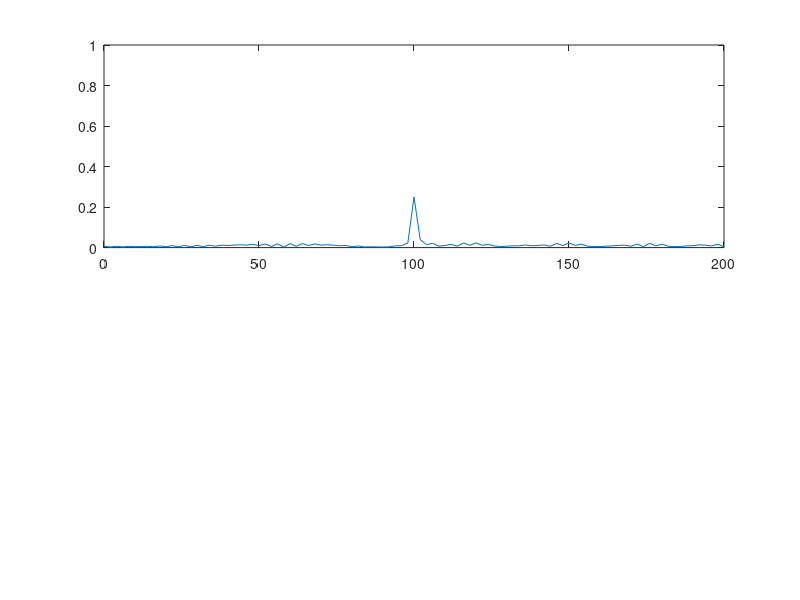
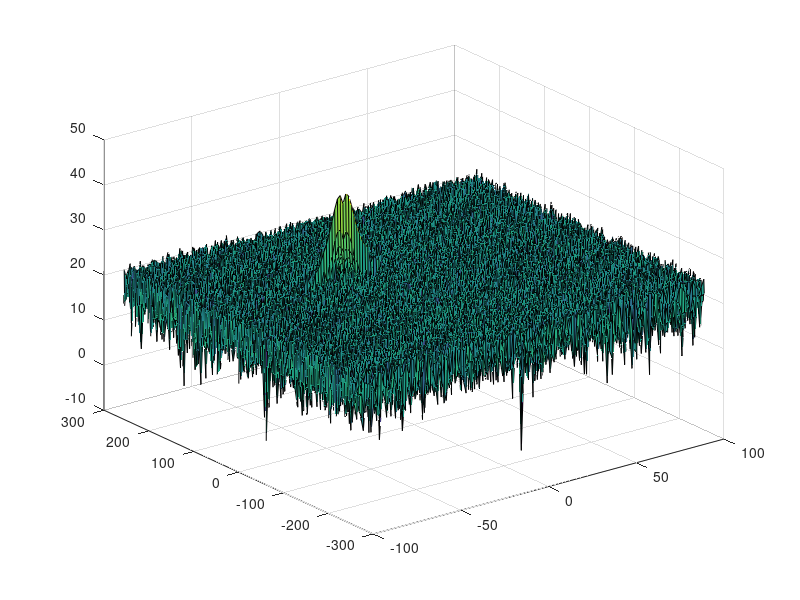

Write MATLAB code to recreate these figures, in order. (Note: a time limit stopped this script after it produced the figures.)
clear;
close all;
clc;

%% Radar Specifications 
%%%%%%%%%%%%%%%%%%%%%%%%%%%
% Radar Carrier Frequency
main_fc = 77e9;
% Radar Max RANGE
max_range = 200;
% Range Resolution
range_res = 1;
% Maximum Velocity
max_vel = 100;
%%%%%%%%%%%%%%%%%%%%%%%%%%%

% Speed of light
cel = 3e8;

%% User Defined Range and Velocity of target
% define the target's initial position and velocity. Note : Velocity
% remains constant
tgt_Pos = 50;
tgt_vel = -30;


%% FMCW Waveform Generation

%Design the FMCW waveform by giving the specs of each of its parameters.
% Calculate the Bandwidth (B), Chirp Time (Tchirp) and Slope (slope) of the FMCW
% chirp using the requirements above.
B = cel / (2 * range_res);
Tchirp = 5.5 * ((2 * max_range) / cel);
slope = B / Tchirp;
                                                         
%The number of chirps in one sequence. Its ideal to have 2^ value for the ease of running the FFT
%for Doppler Estimation. 
Nd=128;                   % #of doppler cells OR #of sent periods % number of chirps

%The number of samples on each chirp. 
Nr=1024;                  %for length of time OR # of range cells

% Timestamp for running the displacement scenario for every sample on each
% chirp
t=linspace(0,Nd*Tchirp,Nr*Nd); %total time for samples

%Creating the vectors for Tx, Rx and Mix based on the total samples input.
Tx=zeros(1,length(t)); %t_cell_rangeansmitted signal
Rx=zeros(1,length(t)); %received signal
Mix = zeros(1,length(t)); %beat signal

%Similar vectors for range_covered and time delay.
r_t=zeros(1,length(t));
td =zeros(1,length(t));


%% Signal generation and Moving Target simulation
% Running the radar scenario over the time. 
for i=1:length(t)         
    %For each time stamp update the Range of the Target for constant velocity. 
    td(i) = (2 * (tgt_Pos + (t(i) * tgt_vel))) / cel;

    %For each time sample we need update the t_cell_rangeansmitted and
    %received signal. 
    Tx(i) = cos(2 * pi * (main_fc * t(i) + (slope * t(i)^2) / 2));
    Rx(i) = cos(2 * pi * (main_fc * (t(i) - td(i)) + (slope * (t(i) - td(i))^2) / 2));
    
    %Now by mixing the t_cell_rangeansmit and Receive generate the beat signal
    %This is done by element wise mat_cell_rangeix multiplication of t_cell_rangeansmit and
    %Receiver Signal
    Mix(i) = Rx(i) .* Tx(i);
end

%% RANGE MEASUREMENT

%reshape the vector into Nr*Nd array. Nr and Nd here would also define the size of
%Range and Doppler FFT respectively.
beat = reshape(Mix, [Nr, Nd]);

%run the FFT on the beat signal along the range bins dimension (Nr) and
%normalize.
beat_fft = fft(beat) / Nr;

% Take the absolute value of FFT output
abs_beat_fft = abs(beat_fft);

% Output of FFT is double sided signal, but we are interested in only one side of the spect_cell_rangeum.
% Hence we throw out half of the samples.
side_fft = abs_beat_fft(1 : Nr / 2);

%plotting the range
figure ('Name','Range from First FFT')
subplot(2,1,1)

% plot FFT output 
f = Nr / length(side_fft) ;
plot(f * (0 : (Nr / 2 - 1)), side_fft);
axis ([0 200 0 1]);



%% RANGE DOPPLER RESPONSE
% The 2D FFT implementation is already provided here. This will run a 2DFFT
% on the mixed signal (beat signal) output and generate a range doppler
% map.You will implement CFAR on the generated RDM


% Range Doppler Map Generation.

% The output of the 2D FFT is an image that has reponse in the range and
% doppler FFT bins. So, it is important to convert the axis from bin sizes
% to range and doppler based on their Max values.

Mix=reshape(Mix,[Nr,Nd]);

% 2D FFT using the FFT size for both dimensions.
sig_fft2 = fft2(Mix,Nr,Nd);

% Taking just one side of signal from Range dimension.
sig_fft2 = sig_fft2(1:Nr/2,1:Nd);
sig_fft2 = fftshift (sig_fft2);
RDM = abs(sig_fft2);
RDM = 10*log10(RDM) ;

%use the surf function to plot the output of 2DFFT and to show axis in both
%dimensions
doppler_axis = linspace(-100,100,Nd);
range_axis = linspace(-200,200,Nr/2)*((Nr/2)/400);
figure,surf(doppler_axis,range_axis,RDM);

%% CFAR implementation

%Slide Window through the complete Range Doppler Map

%Select the number of t_cell_rangeaining Cells in both the dimensions.
t_cell_range = 8;    % For Range Axis
t_cell_doppler = 2;  % For Doppler Axis

%Select the number of Guard Cells in both dimensions around the Cell under 
%test (CUT) for accurate estimation
g_cell_range = 2;   % For Range Axis
g_cell_doppler = 1;  % For Doppler Axis

% offset the threshold by SNR value in dB
% After tests, iffset of 10 keep the nois and 12 keep a secondary match 
offset = 14;

%Create a vector to store noise_level for each iteration on t_cell_rangeaining cells
noise_level = zeros(1,1);

tot_guard_cells = (2 * g_cell_range + 1) * (2 * g_cell_doppler + 1) -1;
tot_training_cells = (2 * t_cell_range + 2 * g_cell_range + 1) * (2 * t_cell_doppler + 2 * g_cell_doppler + 1) - (tot_guard_cells + 1);

%design a loop such that it slides the CUT across range doppler map by
%giving margins at the edges for t_cell_rangeaining and Guard Cells.
%For every iteration sum the signal level within all the t_cell_rangeaining
%cells. To sum convert the value from logarithmic to linear using db2pow
%function. Average the summed values for all of the t_cell_rangeaining
%cells used. After averaging convert it back to logarithimic using pow2db.
%Further add the offset to it to determine the threshold. Next, compare the
%signal under CUT with this threshold. If the CUT level > threshold assign
%it a value of 1, else equate it to 0.

CFAR = zeros(size(RDM));
% Use RDM[x,y] as the mat_cell_rangeix from the output of 2D FFT for implementing
% CFAR

% Set window offsets as NESW from cent_cell_rangeal pixel
offset_h = t_cell_range + g_cell_range;
offset_w = t_cell_doppler + g_cell_doppler;

% creating position vector of pixels to process by eliminating window
% offset
range_vector = offset_h + 1 : Nr/2 - offset_h;
doppler_vector = offset_w + 1 : Nd - offset_w;

for range_idx = range_vector
    for doppler_idx = offset_w + 1 : Nd - offset_w
        % Get sliding window around evaluated pixel
        window = RDM(range_idx - offset_h : range_idx + offset_h, ...
                       doppler_idx - offset_w : doppler_idx + offset_w);

        % As the window contains guard cells and evaluated cell, we set
        % them to 0 to not influence threshold evaluation
        window(range_idx - g_cell_range : range_idx + g_cell_range, ...
                 doppler_idx - g_cell_doppler : doppler_idx + g_cell_doppler) = 0;

        % For every iteration sum the signal level within all the training 
        % cells. To sum convert the value from logarithmic to linear using
        % db2pow function.
        window = sum(db2pow(window));

        %nAverage the summed values for all of the training cells used. 
        % After averaging convert it back to logarithmic using pow2db.
        % Revert average power to decibels
        window = pow2db(window / tot_training_cells);

        % Add the offset to determine the SNR threshold
        threshold = window + offset;

        % Apply the threshold to the CUT
        if RDM(range_idx, doppler_idx) > threshold
            CFAR(range_idx, doppler_idx) = 1;
        end
    end
end

%display the CFAR output using the Surf function like we did for Range
%Doppler Response output.
figure,surf(doppler_axis,range_axis,CFAR);
colorbar;


 
 
